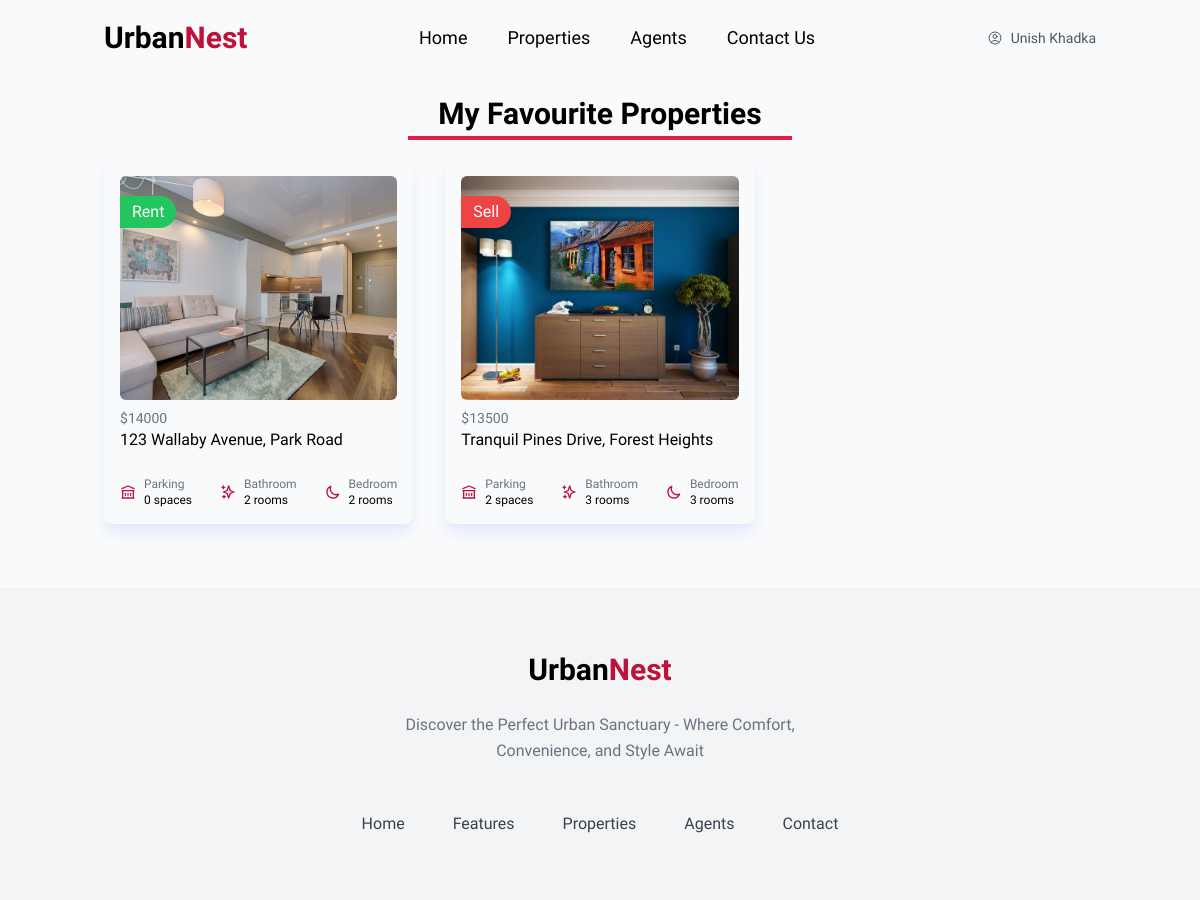
The page /favourites/ (signed in) on the database its author committed.
### users/models.py (models this page shows, shortened)
class CustomUser(AbstractBaseUser, PermissionsMixin):
    id = models.CharField(
        _("ID"), primary_key=True, max_length=22, default=shortuuid.uuid, editable=False
    )
    email = models.EmailField(_("Email Address"), unique=True)
    full_name = models.CharField(_("Full Name"), max_length=100)
    phone = models.CharField(_("Phone Number"), max_length=15, null=True, blank=True)
    profile_image = models.ImageField(
        _("Profile Image"),
        upload_to="profile/",
        default="profile/default.png",
        null=True,
        blank=True,
    )
    is_active = models.BooleanField(_("Is Active"), default=True)
    is_staff = models.BooleanField(_("Is Staff"), default=False)
    is_agent = models.BooleanField(_("Is Agent"), default=False)
    date_joined = models.DateTimeField(_("Date Joined"), default=timezone.now)
    objects = CustomUserManager()
    USERNAME_FIELD = "email"
    REQUIRED_FIELDS = ["full_name"]
    class Meta:
        verbose_name = _("User")
        verbose_name_plural = _("Users")
        ordering = ["-date_joined"]

### spacenest/models.py (models this page shows, shortened)
class Property(models.Model):
    PROVINCE_CHOICES = [
        ("koshi", _("Koshi Province")),
        ("madhesh", _("Madhesh Province")),
        ("bagmati", _("Bagmati Province")),
        ("gandaki", _("Gandaki Province")),
        ("lumbini", _("Lumbini Province")),
        ("karnali", _("Karnali Province")),
        ("sudurpashchim", _("Sudurpashchim Province")),
    ]
    LISTING_TYPE_CHOICES = [
        ("sell", _("Sell")),
        ("rent", _("Rent")),
    ]
    id = models.CharField(
        _("ID"), primary_key=True, max_length=22, default=shortuuid.uuid, editable=False
    )
    name = models.CharField(_("Property Name"), max_length=200)
    location = models.CharField(_("Location"), max_length=200)
    province = models.CharField(_("Province"), max_length=200, choices=PROVINCE_CHOICES)
    listing_type = models.CharField(
        _("Listing Type"), max_length=20, choices=LISTING_TYPE_CHOICES
    )
    description = models.TextField(null=True, blank=True)
    price = models.PositiveIntegerField(_("Price"))
    property_image = models.ImageField(
        _("Property Image"),
        upload_to="property/",
        default="property/default.jpg",
        null=True,
        blank=True,
    )
    owner = models.ForeignKey(User, on_delete=models.CASCADE, verbose_name=_("Owner"))
    parking = models.PositiveIntegerField(_("Parking Space"), default=0)
    bathroom = models.PositiveIntegerField(_("Bathroom"), default=0)
    bedroom = models.PositiveIntegerField(_("Bedroom"), default=0)
    class Meta:
        verbose_name_plural = "Properties"

### spacenest/views.py (the view)
# urls.py: path("favourites/", favourites, name="favourites"),
def favourites(request):
    properties = Property.objects.select_related("owner").filter(
        favourite__user=request.user
    )
    context = {"properties": properties}
    return render(request, "spacenest/favourites.html", context)

### spacenest/context_processors.py (called while the page is built)
def inbox(request):
    mails = None
    if request.user.is_authenticated:
        try:
            mails = Mailbox.objects.filter(receiver=request.user)
            return {"mails": mails}
        except Mailbox.DoesNotExist:
            return {"mails": 0}
    return {"mails": mails}

### spacenest/templates/spacenest/favourites.html (shortened to what this page needs)
{% extends "main.html" %} {% block content %} {% load static %}
<section class="container mx-auto mt-5 mb-16">
    <div class="flex flex-col items-center m-5 space-y-1">
        <h1 class="text-center text-3xl font-semibold">My Favourite Properties</h1>
        <p class="h-1 w-96 bg-rose-600"></span>
      </div>
  <div class="grid lg:grid-cols-3 gap-8 px-4 my-5">
    {% for property in properties %}
    <div class="block rounded-lg p-4 shadow-lg shadow-indigo-100 overflow-hidden relative">
      <span class="px-3 absolute mt-5 text-white rounded-r-full py-1 {% if property.listing_type == 'sell' %}bg-red-500{% else %}bg-green-500{% endif %} capitalize">{{property.listing_type}}</span>
      <a href="{% url 'property' property.id %}">
      <img alt="" src="{{property.property_image.url}}" class="h-56 w-full rounded-md object-cover" />
      </a>
      <div class="mt-2">
        <dl>
          <div class="flex items-center justify-between">
            <dd class="text-sm text-gray-500">${{property.price}}</dd>
          </div>
          <div>
            <a href="{% url 'property' property.id %}">
            <dd class="font-medium">{{property.name}}</dd>
            </a>
          </div>
        </dl>
        <div class="mt-6 flex items-center justify-between text-xs">
          <div class="sm:inline-flex sm:shrink-0 sm:items-center sm:gap-2">
            <svg class="size-4 text-rose-700" xmlns="http://www.w3.org/2000/svg" fill="none" viewBox="0 0 24 24"
              stroke="currentColor">
              <path stroke-linecap="round" stroke-linejoin="round" stroke-width="2"
                d="M8 14v3m4-3v3m4-3v3M3 21h18M3 10h18M3 7l9-4 9 4M4 10h16v11H4V10z" />
            </svg>
            <div class="mt-1.5 sm:mt-0">
              <p class="text-gray-500">Parking</p>
              <p class="font-medium">{{property.parking}} spaces</p>
            </div>
          </div>
          <div class="sm:inline-flex sm:shrink-0 sm:items-center sm:gap-2">
            <svg class="size-4 text-rose-700" xmlns="http://www.w3.org/2000/svg" fill="none" viewBox="0 0 24 24"
              stroke="currentColor">
              <path stroke-linecap="round" stroke-linejoin="round" stroke-width="2"
                d="M5 3v4M3 5h4M6 17v4m-2-2h4m5-16l2.286 6.857L21 12l-5.714 2.143L13 21l-2.286-6.857L5 12l5.714-2.143L13 3z" />
            </svg>
            <div class="mt-1.5 sm:mt-0">
              <p class="text-gray-500">Bathroom</p>
              <p class="font-medium">{{property.bathroom}} rooms</p>
            </div>
          </div>
          <div class="sm:inline-flex sm:shrink-0 sm:items-center sm:gap-2">
            <svg class="size-4 text-rose-700" xmlns="http://www.w3.org/2000/svg" fill="none" viewBox="0 0 24 24"
              stroke="currentColor">
              <path stroke-linecap="round" stroke-linejoin="round" stroke-width="2"
                d="M20.354 15.354A9 9 0 018.646 3.646 9.003 9.003 0 0012 21a9.003 9.003 0 008.354-5.646z" />
            </svg>
            <div class="mt-1.5 sm:mt-0">
              <p class="text-gray-500">Bedroom</p>
              <p class="font-medium">{{property.bedroom}} rooms</p>
            </div>
          </div>
        </div>
      </div>
    </div>
    {% endfor %}
  </div>
</section>
{% endblock content %}

### templates/navbar.html (shortened to what this page needs)
<nav class="container mx-auto z-10 px-4" id="navbar">
  <div class="relative flex items-center justify-between py-5">
    <a href="{% url 'index' %}" class="text-3xl font-bold">
      Urban<span class="text-rose-700">Nest</span>
    </a>
    <div class="hidden lg:flex items-center space-x-10">
      <a href="{% url 'index' %}" class="text-lg hover:text-rose-700">Home</a>
      <a href="{% url 'properties' %}" class="text-lg hover:text-rose-700"
        >Properties</a
      >
      <a href="{% url 'agents' %}" class="text-lg hover:text-rose-700"
        >Agents</a
      >
      <a href="{% url 'contact' %}" class="text-lg hover:text-rose-700"
        >Contact Us</a
      >
    </div>
    <div class="hidden lg:flex items-center space-x-6">
      {% if request.user.is_authenticated %}
      <button
        id="user-menu-toggle"
        class="py-2 text-sm text-gray-600 hover:bg-gray-50 hover:text-gray-700 cursor-pointer rounded-md flex items-center gap-2"
      >
        <span>{{ request.user.full_name }}</span>
      </button>
      {% endif %}
    </div>
  </div>
</nav>

### rows shown on the page
CustomUser: user.full_name "Unish Khadka"
Property: listing_type "Rent", property_image (picture), price "14000", name "123 Wallaby Avenue, Park Road", parking "0", bathroom "2", bedroom "2"
Property: listing_type "Sell", property_image (picture), price "13500", name "Tranquil Pines Drive, Forest Heights", parking "2", bathroom "3", bedroom "3"
